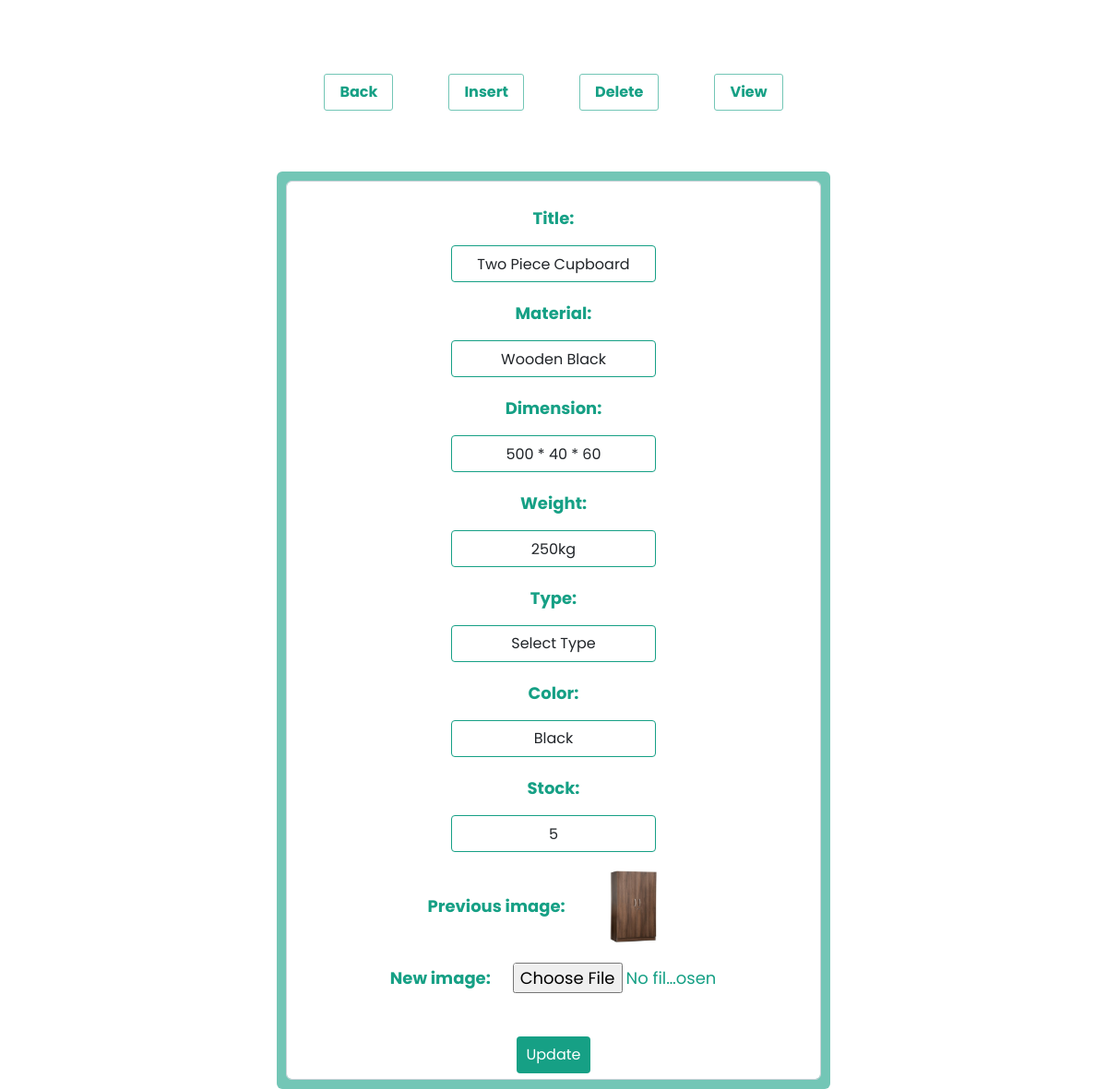
The app's page /layout/update_cupboard_form.php?a_id=2 with its own data.
### tables this page shows
CREATE TABLE `cupboard_tbl` (
  `id` int(20) NOT NULL,
  `Title` varchar(100) NOT NULL,
  `Material` varchar(100) NOT NULL,
  `Dimensions` varchar(100) NOT NULL,
  `Weight` varchar(100) NOT NULL,
  `Doors` varchar(100) NOT NULL,
  `Color` varchar(100) NOT NULL,
  `Stock` varchar(100) NOT NULL,
  `Image` blob NOT NULL
);

### layout/update_cupboard_form.php (the view, shortened to what this page needs)
<?php
if(isset($_GET['a_id']))
{
	include('conn.php');
	$id = $_GET['a_id'];
	$query = "select * from cupboard_tbl where id = '$id'";
	$result = mysqli_query($conn, $query);
	$row = mysqli_fetch_assoc($result);
	?>
	<!DOCTYPE html>
	<html>
	<head>
  <link href="https://cdn.jsdelivr.net/npm/bootstrap@5.2.0/dist/css/bootstrap.min.css" rel="stylesheet">
		<link rel="stylesheet" type="text/css" href="css/all.min.css">
		<link rel="stylesheet" href="https://cdnjs.cloudflare.com/ajax/libs/font-awesome/5.15.2/css/all.min.css"/>
		<link rel="stylesheet" href="http://maxcdn.bootstrapcdn.com/font-awesome/4.2.0/css/font-awesome.min.css">
</head>
<body>
		<div class="lkc">
			<a href="bed_table.php">Back</a>
			<a href="bed_form.php">Insert</a>
			<a href="bed_table.php">Delete</a>
			<a href="bed_table.php">View</a>
		</div>
		<div class="cp ">
			<form method="post" action="update_cupboard.php" class="form-control" enctype="multipart/form-data">
		    <p>Title:</p>
		    		<input class="form-control" type="text" name="c_title" value="<?php echo $row['Title'];?>">
		    <p>Material:</p>
						<input class="form-control" type="text" name="c_material" value="<?php echo $row['Material'];?>">
				<p>Dimension:</p>
						<input class="form-control" type="text" name="c_dimension" value="<?php echo $row['Dimensions'];?>">
				<p>Weight:</p>
						<input class="form-control" type="text" name="c_weight" value="<?php echo $row['Weight'];?>">
				<p>Type:</p>
						<select name="c_type" class="form-control">
							<option value="", disabled selected>Select Type</option>
						</select>
				<p>Color:</p>
						<select name="c_color" class="form-control">
							<option value="Black"<?php if($row['Color']=='Black'){?>selected<?php } ?>>Black</option>
						</select>
				<p>Stock:</p>
						<input class="form-control" type="text" name="c_stock" value="<?php echo $row['Stock'];?>">
				<p>Previous image:
						<img src="<?php echo $row['Image']; ?>" height="80px" width="100px"style="border-radius:3px; margin-left: 20px;"></p>
				<p>New image:
						<input type="file" name="img_" value="<?php echo $row['Image'];?>"></p>
					<br>
						<input type="submit" name="submit" value="Update">
			</form>
		</div>
</body>
</html>
<?php
}
 ?>

### layout/update_cupboard_form.php (style rules this page uses)
* { padding: 0; margin: 0; text-decoration: none; list-style: none; box-sizing: border-box; font-family: 'Poppins', sans-serif; }
.lkc { height: 100px; width: 80%; margin-left: auto; margin-right: auto; margin-top: 50px; display: flex; justify-content: center; align-items: center; text-align: center; }
.lkc a { color: #16A085; text-decoration: none; margin: 30px; border: 1px solid #73C6B6; padding: 7px 16px; border-radius: 3px; font-weight: bold; }
.cp { margin: auto; width: 50%; padding: 10px; margin-top: 3%; background-color: #73C6B6; border-radius: 6px; }
.cp form { text-align: center; justify-content: center; align-items: center; background-color: none; }
.cp form input, .cp form select { border:0; background:none; display: inline-block; width: 40%; height: 40px; border: none; background-color:none; text-align: center; transition: 0.25s; border-radius: 4px; border: 1px solid #16A085; }
.cp form p { font-size: 18px; font-weight: bold; margin-top: 20px; color: #16A085; }
.cp form input[type='file'] { text-decoration: none; border: none; margin-left: 20px; }
.cp form input[type='submit'] { border: none; background-color: #16A085; color: #fff; width: 80px; }

### records on screen
cupboard_tbl: c_title "Two Piece Cupboard", c_material "Wooden Black", c_dimension "500 * 40 * 60", c_weight "250kg", c_color "Black", c_stock "5", Image (picture)
